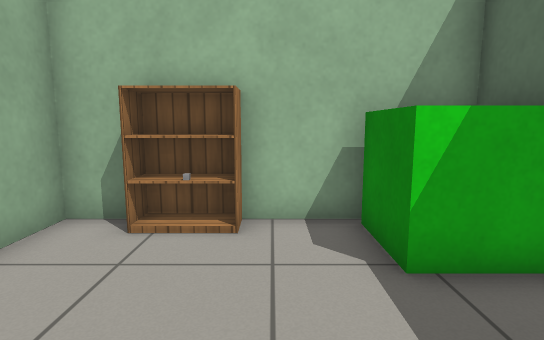
View 1 (above)

16 first-person views from a walk through a robot-simulator world made for Gazebo. The camera is 0.9 m above the floor, tilts 8° down and sees 80° across. The floor is counted in squares, 0.5 m on a side. Each view is taken from the middle of a square. On the plan, view 1 faces up. The plan holds only what a view shows up to about 17 squares ahead; the rest is blank. Simple patterns stand in for the simulator's built-in surfaces.

View 2
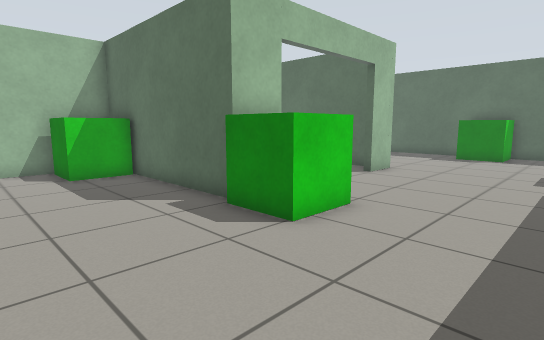

View 3
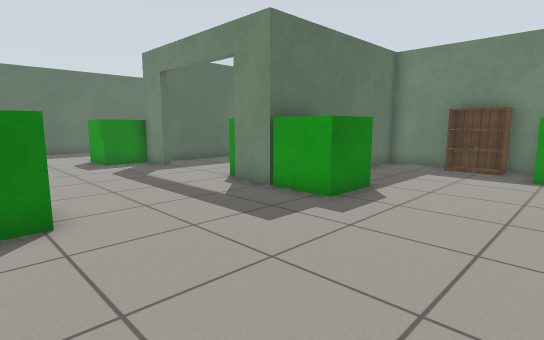

View 4
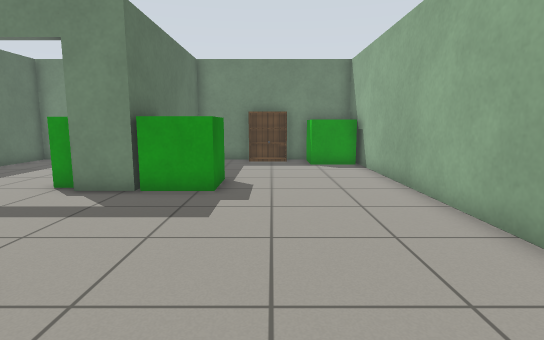

View 5
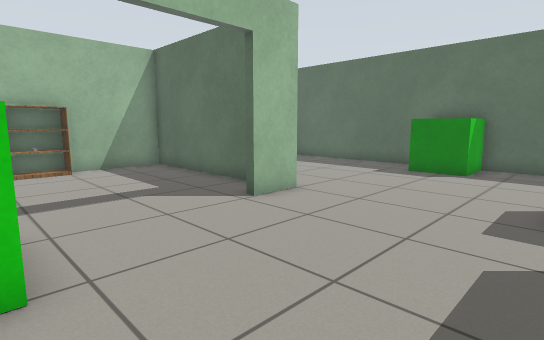

View 6
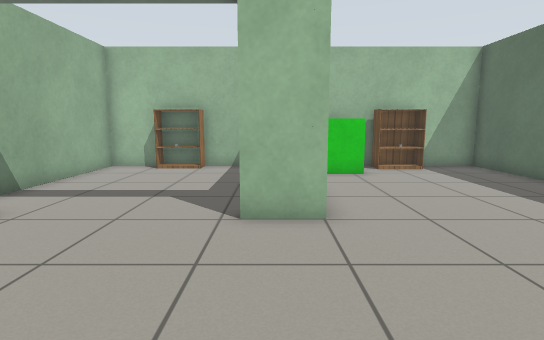

View 7
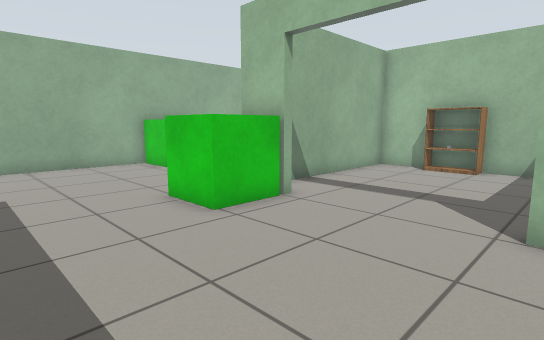

View 8
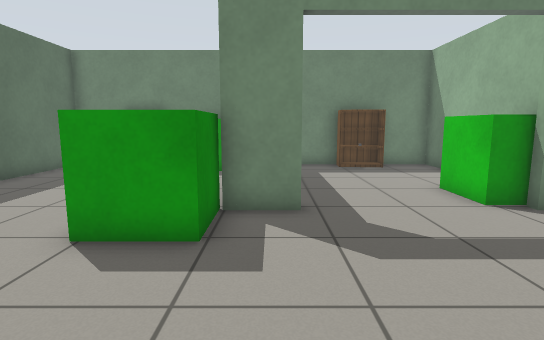

View 9
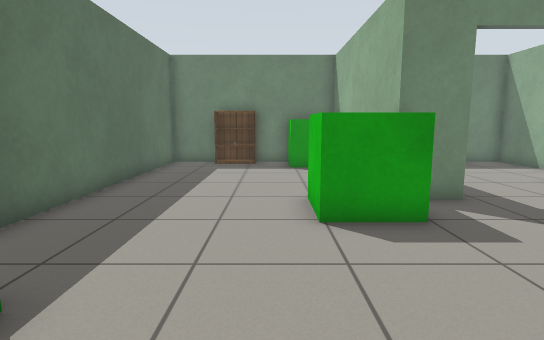

View 10
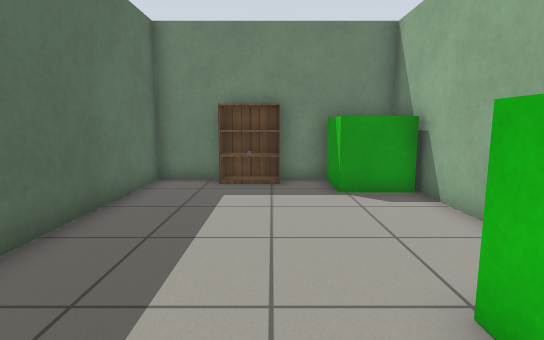

View 11
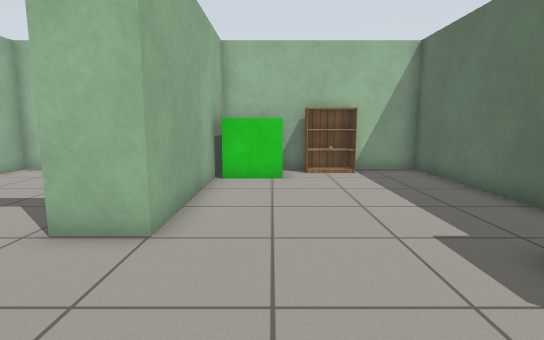

View 12
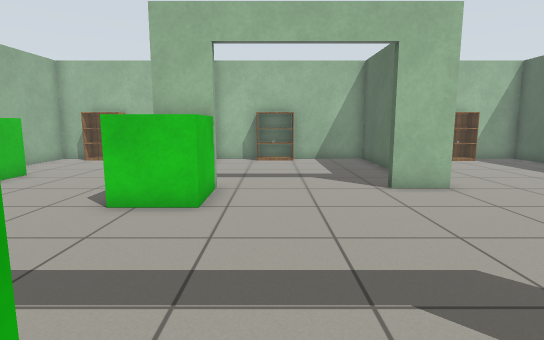

View 13
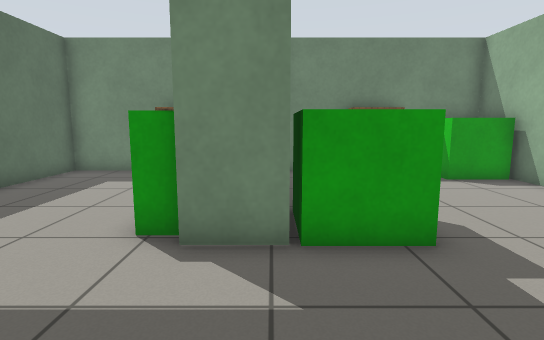

View 14
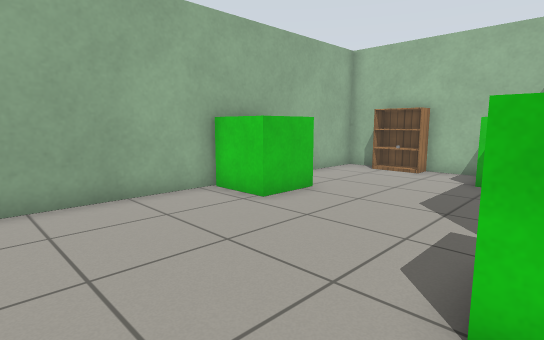

View 15
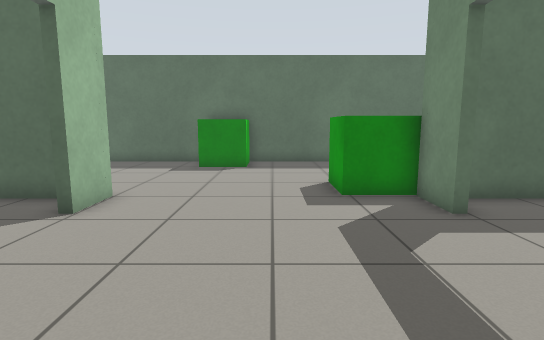

View 16
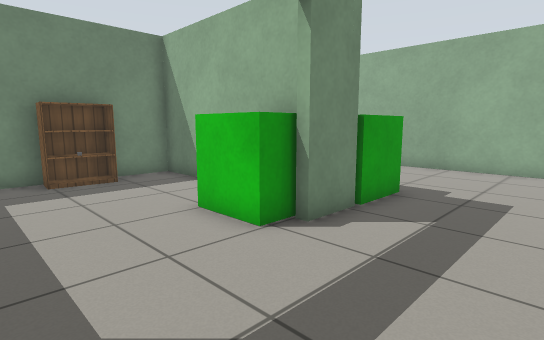

### Floor plan
Ten units are one square. View 1 is at (0, 0); x grows to the right and y downward. Boxes are objects, and circles mark ways between rooms. Rooms are numbered by the first view taken in them; rooms with no view inside come last. Other rooms are left out.
<svg viewBox="-45 -70 247 252">
<path fill="none" stroke="#000" d="M104 97 120 97 120 177 197 177 197 -60 120 -60 120 20 104 20M55 20 37 20 37 -60 -40 -60 -40 177 37 177 37 97 55 97M40 110 40 177 117 177 117 106M117 10 117 -60 40 -60 40 2"/>
<rect x="-35" y="155" width="20" height="20" fill="#bbb"><title>green box</title></rect>
<rect x="-35" y="-5" width="20" height="20" fill="#bbb"><title>green box</title></rect>
<rect x="-25" y="-65" width="20" height="20" fill="#bbb"><title>bookshelf</title></rect>
<rect x="-5" y="165" width="20" height="10" fill="#bbb"><title>bookshelf</title></rect>
<rect x="15" y="95" width="20" height="20" fill="#bbb"><title>green box</title></rect>
<rect x="15" y="-55" width="20" height="20" fill="#bbb"><title>green box</title></rect>
<rect x="35" y="25" width="20" height="20" fill="#bbb"><title>green box</title></rect>
<rect x="115" y="75" width="30" height="30" fill="#bbb"><title>green box</title></rect>
<rect x="125" y="155" width="20" height="20" fill="#bbb"><title>green box</title></rect>
<rect x="125" y="-55" width="20" height="20" fill="#bbb"><title>green box</title></rect>
<rect x="155" y="165" width="20" height="10" fill="#bbb"><title>bookshelf</title></rect>
<rect x="155" y="-55" width="20" height="10" fill="#bbb"><title>bookshelf</title></rect>
<rect x="175" y="25" width="20" height="30" fill="#bbb"><title>green box</title></rect>
<rect x="55" y="95" width="10" height="30" fill="#bbb"><title>green box</title></rect>
<rect x="65" y="165" width="20" height="10" fill="#bbb"><title>bookshelf</title></rect>
<rect x="65" y="-65" width="10" height="10" fill="#bbb"><title>bookshelf</title></rect>
<circle cx="85" cy="100" r="3" fill="#2a7"/>
<circle cx="80" cy="20" r="3" fill="#2a7"/>
<text x="80" y="60">1</text>
<text x="80" y="140">2</text>
<text x="80" y="-20">3</text>
</svg>
Room 1 opens to room 2. Room 1 opens to room 3.

Where each view was taken, in squares from view 1:
view 1: 0 up, 0 right, facing up
view 2: 8 down, 1 left, facing up-right
view 3: 3 down, 3 left, facing down-right
view 4: 1 down, 0 right, facing down
view 5: 8 down, 5 right, facing up-right
view 6: 8 down, 11 right, facing up
view 7: 8 down, 11 right, facing up-left
view 8: 3 down, 11 right, facing down
view 9: 2 down, 15 right, facing down
view 10: 7 down, 16 right, facing down
view 11: 7 down, 14 right, facing up
view 12: 11 down, 7 right, facing up
view 13: 5 down, 4 right, facing down
view 14: 7 down, 4 right, facing up-left
view 15: 6 down, 4 right, facing right
view 16: 6 down, 10 right, facing down-left
